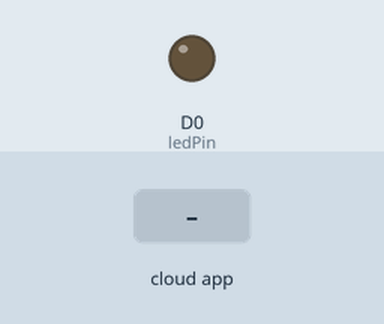
The sketch below on a simulated ESP8266 (NodeMCU). Parts: output pins drawn as LEDs (lit = HIGH). Inputs (shaded band) come from the test bench. WiFi joins after 1.5 s; servers stay silent unless stated; no MQTT or app messages arrive unless stated; what the sketch prints to the serial monitor is not drawn.

Above: at 2.8 s.
2.9 s: the phone or cloud app sets FeedTest to ON
At 4.1 s:
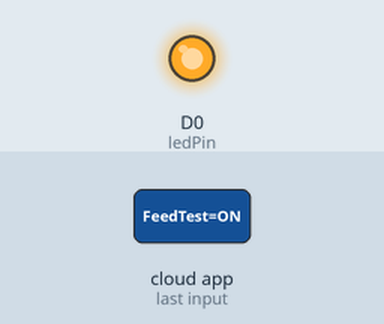
4.4 s: the phone or cloud app sets FeedTest to OFF
At 5.5 s:
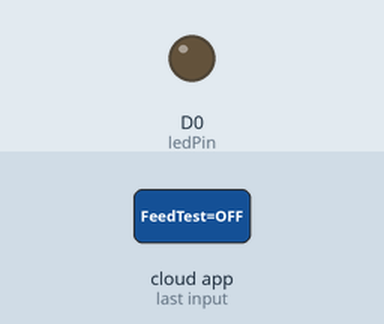
Timing chart, 0 to 7.4 s (numbered marks = the images above; inputs shaded):
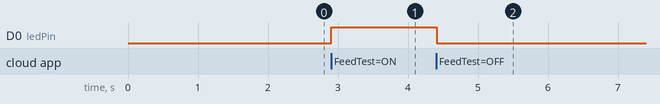

Measured:
- after the input at 2.9 s, D0 (ledPin): LOW → HIGH at once
- after the input at 4.4 s, D0 (ledPin): HIGH → LOW at once

The sketch:

mqtt_led.ino
```cpp
#include <ESP8266WiFi.h>
#include "Adafruit_MQTT.h"
#include "Adafruit_MQTT_Client.h"

/************************* WiFi Access Point *********************************/
#define WLAN_SSID "**"
#define WLAN_PASS "**"

/************************* Adafruit.io Setup *********************************/
#define AIO_SERVER "io.adafruit.com"
#define AIO_SERVERPORT 1883
#define AIO_USERNAME "recinos000"
#define AIO_KEY "TU_CLAVE_ADAFRUIT_AQUI"  // Reemplaza con tu clave real

/************ Global State (no necesitas cambiar esto!) ******************/
WiFiClient client;
Adafruit_MQTT_Client mqtt(&client, AIO_SERVER, AIO_SERVERPORT, AIO_USERNAME, AIO_USERNAME, AIO_KEY);

/****************************** Feed para Suscribirse ***************************************/
// Configura un feed llamado 'FeedTest' para recibir datos.
Adafruit_MQTT_Subscribe FeedTest = Adafruit_MQTT_Subscribe(&mqtt, AIO_USERNAME "/feeds/FeedTest");

/* **************** Declaración de variables globales *******************/
const int ledPin = D0;

/*************************** Sketch Code ************************************/
void handleMessage(char *data, uint16_t len) {
  Serial.print("Mensaje recibido del feed 'FeedTest': ");
  Serial.println(data);
  String message = String(data);
  message.trim();

  if (message == "ON") {
    digitalWrite(ledPin, HIGH);
    Serial.println("  -> LED encendido (HIGH) ");
  } else if (message == "OFF") {
    digitalWrite(ledPin, LOW);
    Serial.println("  -> LED apagado (LOW) ");
  } else {
    Serial.println("  -> Mensaje no reconocido.");
  }
}

/*********************************************** SetUp *****************************/
void setup() {
  Serial.begin(115200);
  delay(100);
  pinMode(ledPin, OUTPUT);
  Serial.println("\nIniciando configuracion...");

  // Conexión a la red Wi-Fi
  Serial.print("Conectando a WiFi: ");
  Serial.print(WLAN_SSID);
  WiFi.begin(WLAN_SSID, WLAN_PASS);
  while (WiFi.status() != WL_CONNECTED) {
    delay(500);
    Serial.print(".");
  }
  Serial.println("\nWiFi conectado! ");

  // Configura la función de callback para el feed
  FeedTest.setCallback(handleMessage);

  // Suscríbete al feed
  mqtt.subscribe(&FeedTest);
}

//***************************************************** Loop ********************************/
void loop() {
  // Asegura la conexión a MQTT
  MQTT_connect();

  // Procesa los paquetes entrantes del MQTT (mensajes de Adafruit.io)
  mqtt.processPackets(100);

  // Mantiene la conexión viva
  if (!mqtt.ping()) {
    mqtt.disconnect();
  }
}

// Función para conectar y reconectar al servidor MQTT
void MQTT_connect() {
  int8_t ret;
  if (mqtt.connected()) {
    return;
  }
  Serial.print("Conectando a MQTT... ");
  uint8_t retries = 3;
  while ((ret = mqtt.connect()) != 0) {
    Serial.println(mqtt.connectErrorString(ret));
    Serial.println("Reintentando conexión MQTT en 10 segundos...");
    mqtt.disconnect();
    delay(10000);
    retries--;
    if (retries == 0) {
      while (1);
    }
  }
  Serial.println("MQTT Conectado! ");
}
```
